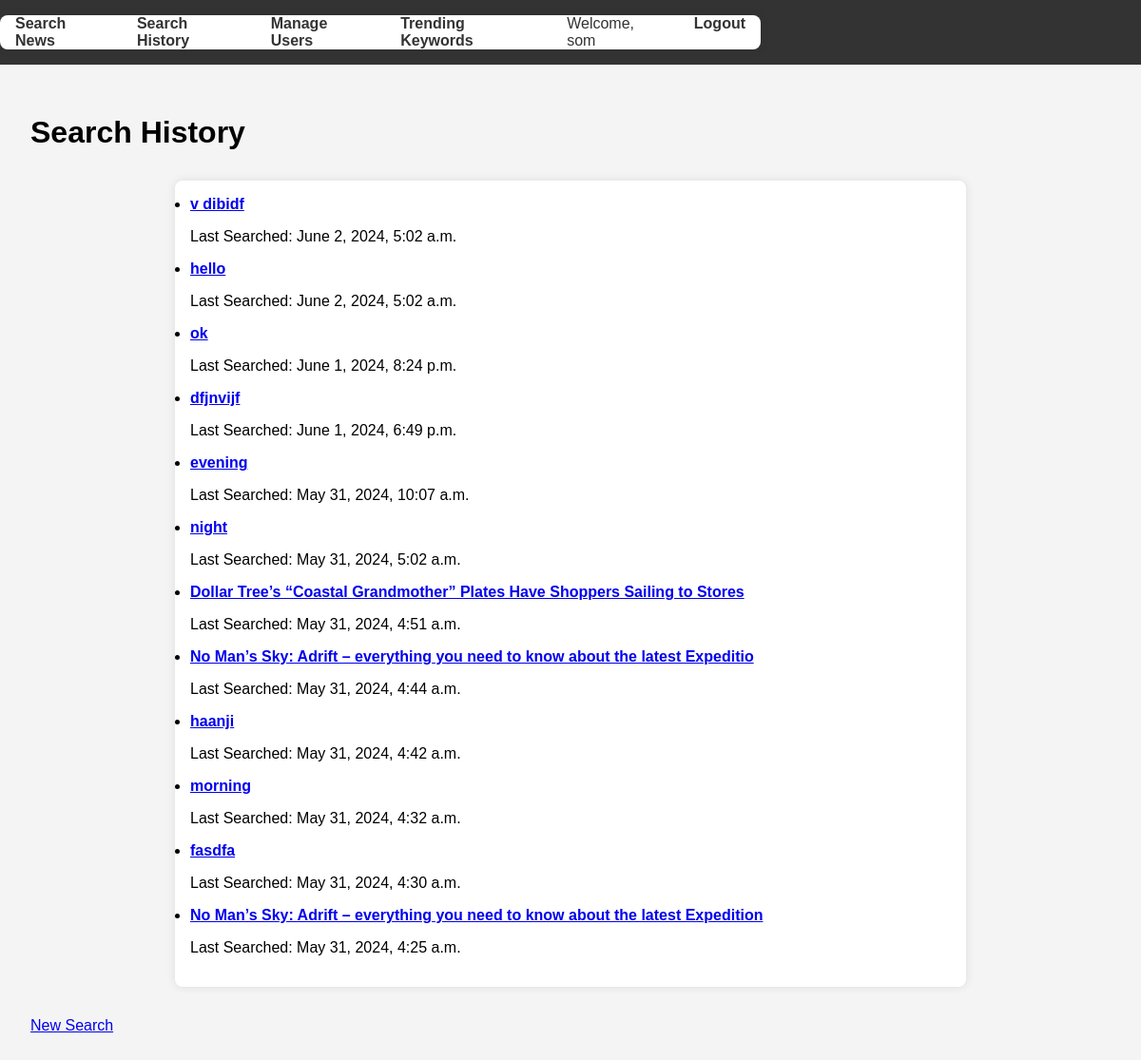
Screenshot of /search/history/ (signed in) with the database file from the repository.
### search/models.py (models this page shows, shortened)
class KeywordSearch(models.Model):
    user = models.ForeignKey(User, on_delete=models.CASCADE)
    keyword = models.CharField(max_length=255)
    last_searched = models.DateTimeField(auto_now=True)
    last_api_request = models.DateTimeField(null=True, blank=True)
    search_count = models.IntegerField(default=0)

### search/views.py (the view)
# urls.py: path('history/', views.search_history, name='search_history'),
@login_required
def search_history(request):
    keyword_searches = KeywordSearch.objects.filter(user=request.user).order_by('-last_searched')
    return render(request, 'search/history.html', {'keyword_searches': keyword_searches})

### search/templates/search/history.html
{% extends "base.html" %}
{% block content %}
<h1>Search History</h1>
<ul>
    {% for search in keyword_searches %}
        <li>
            <a href="{% url 'search_results' search.id %}">{{ search.keyword }}</a>
            <p>Last Searched: {{ search.last_searched }}</p>
        </li>
    {% endfor %}
</ul>
<a href="{% url 'search_news' %}">New Search</a>
{% endblock %}

### templates/base.html (shortened to what this page needs)
{% load static %}
<!DOCTYPE html>
<html>
<head>
    <link rel="stylesheet" type="text/css" href="{% static 'css/styles.css' %}">
</head>
<body>
    <header>
        <nav>
            <ul>
                <li><a href="{% url 'search_news' %}">Search News</a></li>
                <li><a href="{% url 'search_history' %}">Search History</a></li>
                {% if user.is_superuser %}
                    <li><a href="{% url 'manage_users' %}">Manage Users</a></li>
                    <li><a href="{% url 'trending_keywords' %}">Trending Keywords</a></li>
                {% endif %}
                {% if user.is_authenticated %}
                    <li>Welcome, {{ user.username }}</li>
                    <li><a href="{% url 'logout' %}">Logout</a></li>
                {% else %}
                    <li><a href="{% url 'login' %}">Login</a></li>
                {% endif %}
            </ul>
        </nav>
    </header>
    <main>
        {% block content %}
        {% endblock %}
    </main>
</body>
</html>

### static/css/styles.css (style rules this page uses)
body { font-family: Arial, sans-serif; margin: 0; padding: 0; background-color: #f4f4f4; }
header { background-color: #333; color: white; padding: 1rem 0; }
nav ul { list-style-type: none; margin: 0; padding: 0; display: flex; justify-content: center; }
nav ul li { margin: 0 1rem; color: #333; text-decoration: none; }
nav ul li a { color: #333; text-decoration: none; }
main { padding: 2rem; }
ul { max-width: 800px; margin: 2rem auto; background: white; padding: 1rem; border-radius: 8px; box-shadow: 0 0 10px rgba(0, 0, 0, 0.1); }
ul li { margin-bottom: 1rem; }
ul li a { font-weight: bold; }

### rows the page displays
KeywordSearch: keyword "v dibidf", last_searched "June 2, 2024, 5:02 a.m."
KeywordSearch: keyword "hello", last_searched "June 2, 2024, 5:02 a.m."
KeywordSearch: keyword "ok", last_searched "June 1, 2024, 8:24 p.m."
KeywordSearch: keyword "dfjnvijf", last_searched "June 1, 2024, 6:49 p.m."
KeywordSearch: keyword "evening", last_searched "May 31, 2024, 10:07 a.m."
KeywordSearch: keyword "night", last_searched "May 31, 2024, 5:02 a.m."
KeywordSearch: keyword "Dollar Tree’s “Coastal Grandmother” Plates Have Shoppers Sailing to Stores", last_searched "May 31, 2024, 4:51 a.m."
KeywordSearch: keyword "No Man’s Sky: Adrift – everything you need to know about the latest Expeditio", last_searched "May 31, 2024, 4:44 a.m."
KeywordSearch: keyword "haanji", last_searched "May 31, 2024, 4:42 a.m."
KeywordSearch: keyword "morning", last_searched "May 31, 2024, 4:32 a.m."
KeywordSearch: keyword "fasdfa", last_searched "May 31, 2024, 4:30 a.m."
KeywordSearch: keyword "No Man’s Sky: Adrift – everything you need to know about the latest Expedition", last_searched "May 31, 2024, 4:25 a.m."

### other values shown
{{ user.username }} "som"
